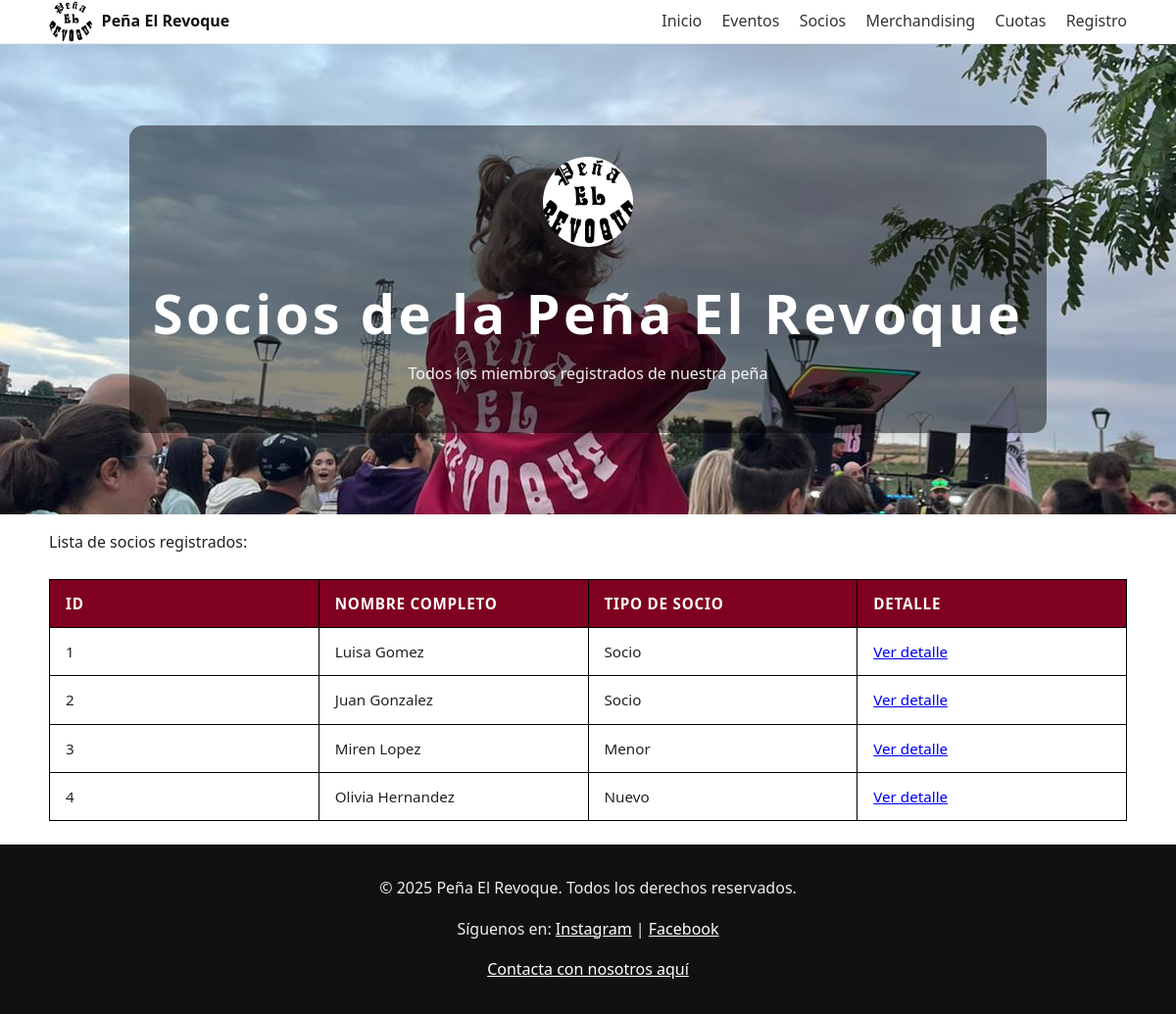
The app's page /socios/ with its own data.
### appProjectDjango/models.py (models this page shows, shortened)
class Socio(models.Model):
    TIPO_SOCIO_CHOICES = [
        ('menor', 'Menor'),
        ('socio', 'Socio'),
        ('nuevo', 'Nuevo'),
    ]
    nombre = models.CharField(max_length=100)
    apellido = models.CharField(max_length=100)
    segundo_apellido = models.CharField(max_length=100, blank=True, null=True)
    mayor13 = models.BooleanField(default=True)
    fecha_nacimiento = models.DateField(blank=True, null=True)
    tipo_socio = models.CharField(max_length=20, choices=TIPO_SOCIO_CHOICES, default='nuevo')
    email = models.EmailField(unique=True)
    password = models.CharField(max_length=128)
    telefono = models.CharField(max_length=20)

### appProjectDjango/views.py (the view)
# urls.py: path('socios/', views.socios, name='socios'),
def socios(request):
    lista_socios = Socio.objects.all()
    contexto = {'socios': lista_socios}
    return render(request, 'lista_socios.html', contexto)

### appProjectDjango/templates/lista_socios.html (shortened to what this page needs)
{% load static %}
<!DOCTYPE html>
<html lang="es">
<head>
    <link rel="stylesheet" href="{% static 'css/styles.css' %}">
</head>
<body>
    <header class="site-header">
        <div class="wrap">
            <a class="brand" href="{% url 'index' %}">
                <img src="{% static 'img/iconos/peña.jpg' %}" alt="Logo de la Peña El Revoque" class="brand-logo">
                <span>Peña El Revoque</span>
            </a>
            <nav class="main-nav" aria-label="Principal">
                <a href="{% url 'index' %}">Inicio</a>
                <a href="{% url 'eventos' %}">Eventos</a>
                <a href="{% url 'socios' %}">Socios</a>
                <a href="{% url 'merchandising' %}">Merchandising</a>
                <a href="{% url 'cuotas' %}">Cuotas</a>
                <a href="{% url 'registros' %}">Registro</a>
            </nav>
        </div>
    </header>
    <section class="hero">
        <div class="hero-inner">
            <img src="{% static 'img/iconos/peña.jpg' %}" alt="Escudo de la Peña" class="logo-hero">
            <h1>Socios de la Peña El Revoque</h1>
            <p>Todos los miembros registrados de nuestra peña</p>
        </div>
    </section>
    <main class="wrap">
        <p>Lista de socios registrados:</p>
        <table id="socios">
            <tr>
                <th>ID</th>
                <th>Nombre completo</th>
                <th>Tipo de socio</th>
                <th>Detalle</th>
            </tr>
            {% for socio in socios %}
            <tr>
                <td>{{ socio.id }}</td>
                <td>{{ socio.nombre }} {{ socio.apellido }}</td>
                <td>{{ socio.get_tipo_socio_display }}</td>
                <td><a href="{% url 'detalle_socio' socio.id %}">Ver detalle</a></td>
            </tr>
            {% empty %}
            <tr>
                <td colspan="4">No hay socios registrados.</td>
            </tr>
            {% endfor %}
        </table>
    </main>
    <footer class="site-footer">
        <p>&copy; 2025 Peña El Revoque. Todos los derechos reservados.</p>
        <p>Síguenos en:
            <a href="https://www.instagram.com/hervias_larioja" target="_blank">Instagram</a> |
            <a href="https://www.facebook.com/elrevoquehervias" target="_blank">Facebook</a>
        </p>
        <p><a href="{% url 'contacto' %}">Contacta con nosotros aquí</a></p>
    </footer>
</body>
</html>

### appProjectDjango/static/css/styles.css (style rules this page uses)
:root { --vino:#7a0020; --gris:#f2f2f4; --max:1100px; }
html { scroll-behavior: smooth; }
body { margin:0; font-family: system-ui, sans-serif; line-height:1.6; color:#222; }
.wrap { max-width: var(--max); margin:0 auto; padding:0 1rem; }
.site-header { background:#fff; border-bottom:1px solid #eee; position:sticky; top:0; z-index:20; }
.site-header .wrap { display:flex; align-items:center; justify-content:space-between; }
.brand { display:flex; align-items:center; gap:.6rem; text-decoration:none; color:#111; font-weight:700; }
.brand-logo { width:44px; height:44px; border-radius:50%; object-fit:cover; }
.main-nav a { margin-left:1rem; text-decoration:none; color:#333; }
.hero { min-height: 60vh; background: url("../img/nosotros/foto_alaia.jpg") center/cover no-repeat, #333; display:grid; place-items:center; text-align:center; color:#fff; }
.hero-inner { background:rgba(0,0,0,.45); padding:2rem 1.5rem; border-radius:14px; }
.logo-hero { width:92px; height:92px; border-radius:50%; margin-bottom:.75rem; object-fit:cover; }
.hero h1 { margin:.25rem 0; letter-spacing:.06em; font-size: clamp(28px, 6vw, 56px); }
.hero p { margin:0 0 1rem; opacity:.95; }
.site-footer { background:#111; color:#eee; text-align:center; padding:1rem; }
.site-footer a { color:#fff; }
h1, h2 { text-align: center; }
table { width: 100%; border-collapse: collapse; font-size: 0.95rem; border-spacing: 20px; margin: 1.5rem auto; }
th, td { border: 1.5px solid black; padding: 0.75rem 1rem; text-align: left; width: 100px; }
th { background-color: #800020; color: #fff; text-transform: uppercase; letter-spacing: 0.05em; }

### records on screen
Socio: id "1", nombre "Luisa", apellido "Gomez", tipo_socio "Socio"
Socio: id "2", nombre "Juan", apellido "Gonzalez", tipo_socio "Socio"
Socio: id "3", nombre "Miren", apellido "Lopez", tipo_socio "Menor"
Socio: id "4", nombre "Olivia", apellido "Hernandez", tipo_socio "Nuevo"
